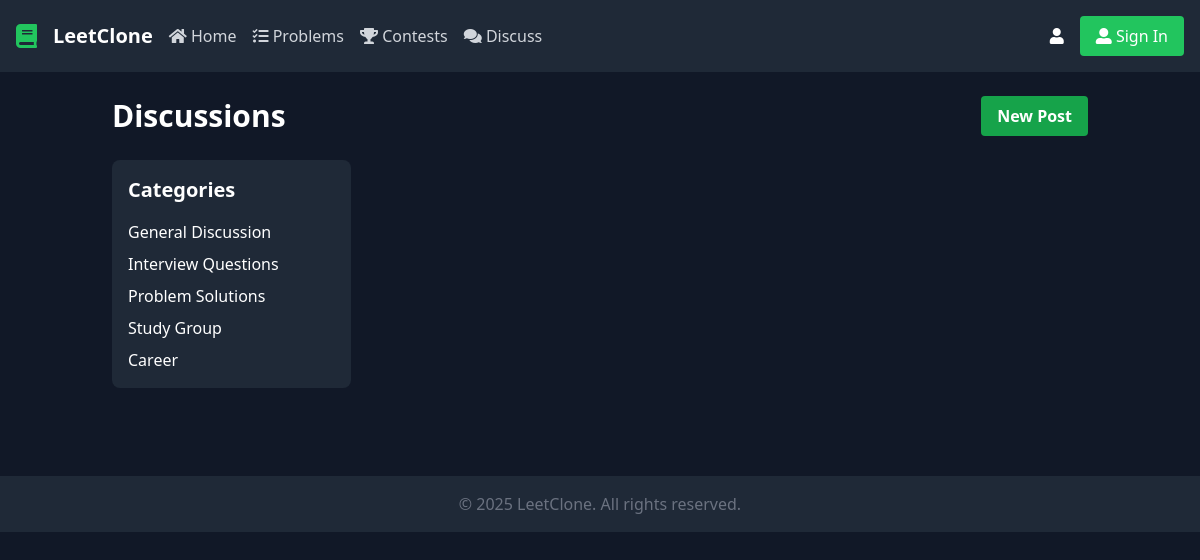
Before: /users/discuss/ with the older database file.
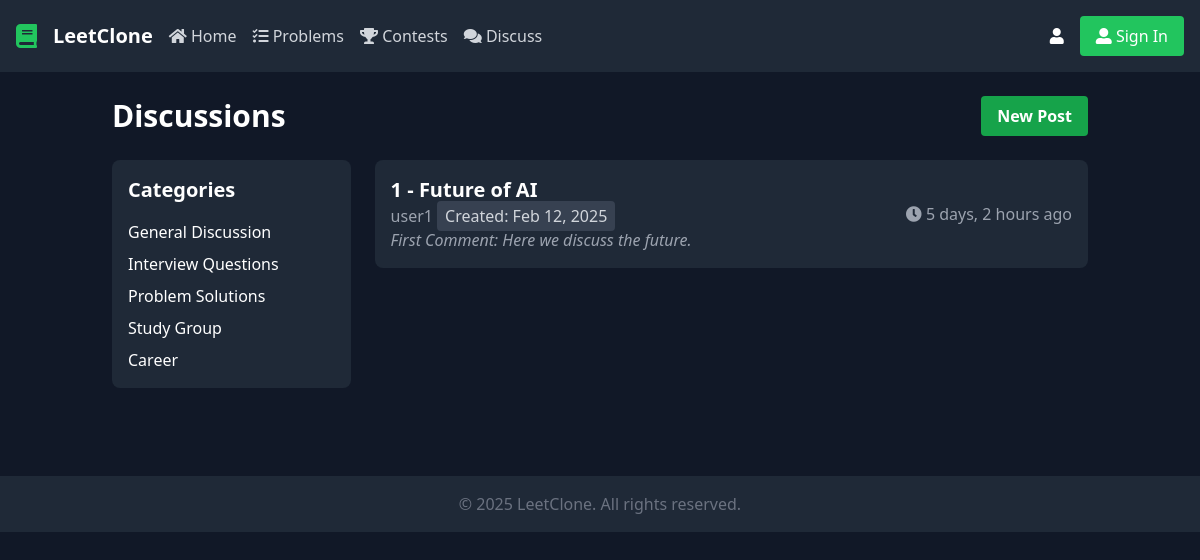
After: the same page with the newer database file.
### discussionform/models.py (models this page shows, shortened)
class Room(models.Model):
    topic = models.CharField(max_length=255)
    topic_id = models.AutoField(primary_key=True)
    author = models.ForeignKey(User, on_delete=models.CASCADE, related_name='rooms')
    bio = models.TextField(blank=True, null=True)
    created_at = models.DateTimeField(auto_now_add=True)
    first_comment = models.TextField()
    updated_at = models.DateTimeField(auto_now=True)

### users/views.py (the view)
# urls.py: path('discuss/',discuss,name='discuss'),
def discuss(request):
    rooms=Room.objects.all()
    context={'rooms':rooms}
    return render(request,'discuss.html',context)

### templates/discuss.html
{% extends 'base.html' %}
{% load crispy_forms_tags %}
{% block content %}
    <div class="container mx-auto p-6">
        <div class="flex justify-between items-center mb-6">
            <h1 class="text-3xl font-bold">Discussions</h1>
            <a href="{% url 'Room_form' %}" class="bg-green-600 hover:bg-green-700 text-white font-bold py-2 px-4 rounded">New Post</a>
        </div>
        <div class="flex flex-col md:flex-row space-y-6 md:space-y-0 md:space-x-6">
            <div class="md:w-1/4 bg-gray-800 p-4 rounded-lg">
                <h2 class="text-xl font-bold mb-4">Categories</h2>
                <ul class="space-y-2">
                    <li><a class="hover:text-gray-400" href="#">General Discussion</a></li>
                    <li><a class="hover:text-gray-400" href="#">Interview Questions</a></li>
                    <li><a class="hover:text-gray-400" href="#">Problem Solutions</a></li>
                    <li><a class="hover:text-gray-400" href="#">Study Group</a></li>
                    <li><a class="hover:text-gray-400" href="#">Career</a></li>
                </ul>
            </div>
            <div class="md:w-3/4 space-y-4">
                {% for room in rooms %}
                <div class="bg-gray-800 p-4 rounded-lg flex flex-col md:flex-row justify-between items-start md:items-center">
                    <div>
                        <a href="{% url 'Room' room.topic_id %}" class="text-xl font-bold">{{ room.topic_id }} - {{ room.topic }}</a>
                        <p class="text-gray-400">{{ room.author.username }}
                            <span class="bg-gray-700 text-gray-300 py-1 px-2 rounded">
                                Created: {{ room.created_at|date:"M d, Y" }}
                            </span>
                        </p>
                        <p class="text-gray-400 italic">First Comment: {{ room.first_comment|truncatewords:15 }}</p>
                    </div>
                    <div class="flex space-x-4 text-gray-400 mt-4 md:mt-0">
                        <span><i class="fas fa-clock"></i> {{ room.created_at|timesince }} ago</span>
                    </div>
                </div>
                {% endfor %}
            </div>
        </div>
    </div>
{% endblock %}

Changed rows visible on the page:
added Room: topic_id "1", topic "Future of AI", author.username "user1", created_at "Feb 12, 2025", first_comment "Here we discuss the future.", created_at "5 days, 2 hours"
